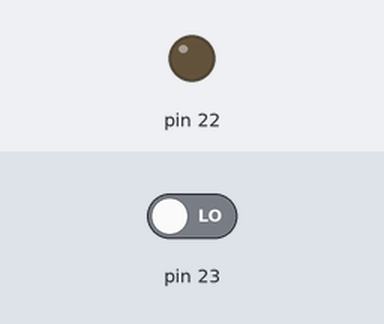
This sketch was run on a simulated Arduino Mega 2560, built with avr-gcc and run on an emulated ATmega2560. Parts: output pins drawn as LEDs (lit = HIGH). Inputs (shaded band) come from the test bench; at power-on: pin 23 LOW.

Above: at 1.2 s.
1.3 s: pin 23 driven HIGH
At 2.2 s:
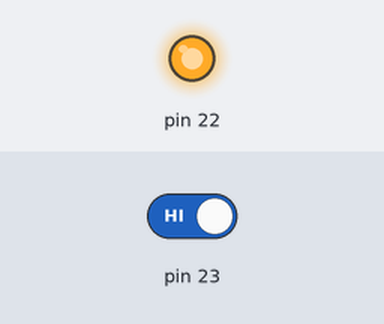
2.8 s: pin 23 driven LOW
At 3.4 s:
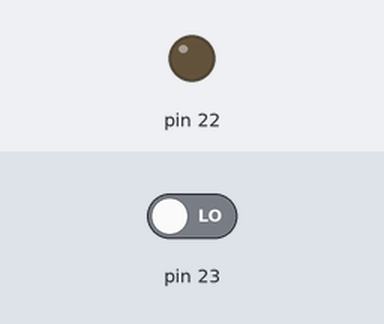
Timing chart, 0 to 5.8 s (numbered marks = the images above; inputs shaded):
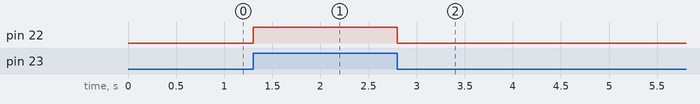

Measured:
- after the input at 1.3 s, pin 22: LOW → HIGH at once
- after the input at 2.8 s, pin 22: HIGH → LOW at once

The sketch:

LED-Bot_o_Comandos_Arduino.ino
```cpp
void setup() {
  pinMode(22, OUTPUT);
  pinMode(23, INPUT);
}

void loop() {
  if (digitalRead(23)) {
    digitalWrite(22, HIGH);
  } else {
    digitalWrite(22, LOW);
  }
}
```
